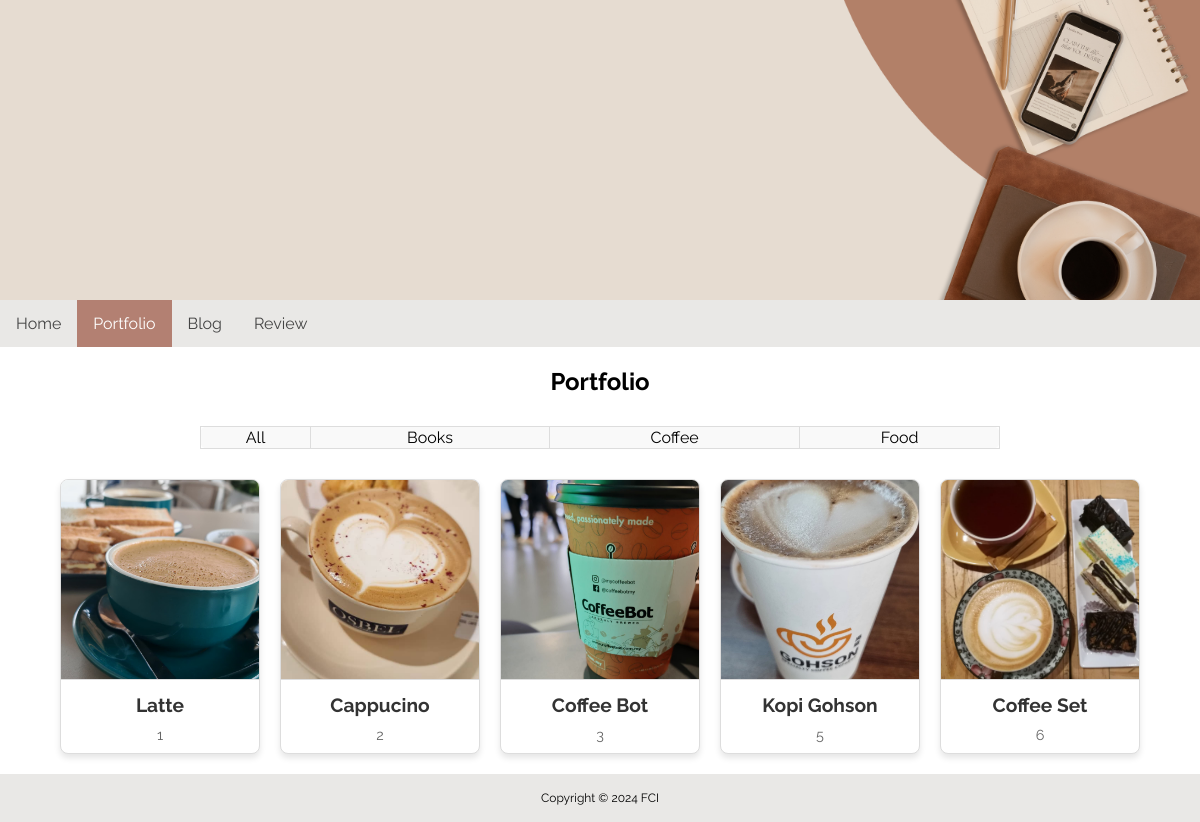
The app's page /portfolio.php?cat=2 with its own data.
### tables this page shows
CREATE TABLE `product` (
  `productID` int(11) NOT NULL,
  `productName` varchar(100) NOT NULL,
  `productImg` varchar(100) NOT NULL,
  `categoryID` int(11) NOT NULL,
  `productQty` int(11) NOT NULL,
  `productPrice` decimal(8,2) NOT NULL
);

### portfolio.php (the view, shortened to what this page needs)
<?php
include("config/config.php");
if(isset($_GET['cat']) && ($_GET['cat']!= '0')){
	$categoryID = $_GET['cat'];
	$sql_product = "SELECT * FROM product WHERE categoryID = $categoryID";
}
else {
$sql_product = "SELECT * FROM product";
}
$result = mysqli_query($conn, $sql_product);
$rowcount = mysqli_num_rows($result);
?>
<!DOCTYPE html>
<html lang="en">
<head>
	<link rel="stylesheet" href="css/newstyle.css">
	<link rel="stylesheet" href="https://cdnjs.cloudflare.com/ajax/libs/font-awesome/4.7.0/css/font-awesome.min.css">
</head>
<body>
  <header>
    <img class="image" src="img/banner.png">
	</header>
	<div class="container">
    <?php
            include("includes/topNav.php");
    ?>
  <main>
    <h2 style="text-align: center;">Portfolio</h2>
    <div class="section">
      <table border="1" align="center">
        <tr>
          <td>All</a></td>
          <td>Books</a></td>
          <td>Coffee</a></td>
          <td>Food</a></td>
        </tr>
      </table>
    </div>
    <div class="product-container">
        <?php
        if ($rowcount > 0) {
            while ($row = mysqli_fetch_assoc($result)) {
                echo '<div class="product-card">';
                echo '<img src="' . $row["productImg"] . '" alt="' . $row["productName"] . '">';
                echo '<h3>' . $row["productName"] . '</h3>';
                echo '<p>' . $row["productID"] . '</p>';
                echo '</div>';
            }
        } else {
            echo "No products found.";
        }
        ?>
    </div>
  </main>
  </div>
  <footer class="footer">
		<p>Copyright &copy; 2024 FCI</p>
	</footer>
</body>
</html>

### includes/topnav.php (shortened to what this page needs)
<nav class="topnav" id="myTopnav">
    <a href="index.php">Home</a>
    <a href="portfolio.php">Portfolio</a>
    <a href="blog.php">Blog</a>
    <a href="review.php">Review</a>
</nav>

### css/newstyle.css (style rules this page uses)
* { box-sizing: border-box; }
html, body { height: 100%; margin: 0; display: flex; flex-direction: column; font-family: "Raleway", sans-serif; background-color: #ffffff; }
.container { flex: 1; display: flex; flex-direction: column; }
.image { max-width: 100%; height: auto; border-style: none; vertical-align: middle; }
table { width: 90%; max-width: 800px; margin: 0 auto; border-collapse: collapse; text-align: center; padding: 20px; background-color: #f9f9f9; border: 1px solid #ddd; border-radius: 8px; }
.topnav { overflow: hidden; color: #444444; background-color: #e9e8e6; margin-top: 0; }
.topnav a { float: left; display: block; color: #444444; text-align: center; padding: 14px 16px; text-decoration: none; }
.topnav a.active { background-color: #b38072; color: white; }
.footer { background-color: #e9e8e6; color: black; text-align: center; font-size: 12px; padding: 5px; margin-top: auto; }
.section { padding: 10px; margin: auto; }

### portfolio.php (style rules this page uses)
.product-container { display: flex; flex-wrap: wrap; gap: 20px; justify-content: center; margin: 20px; }
.product-card { width: 200px; border: 1px solid #ddd; border-radius: 8px; overflow: hidden; box-shadow: 0 4px 6px rgba(0, 0, 0, 0.1); text-align: center; background-color: #fff; transition: transform 0.3s, box-shadow 0.3s; }
.product-card img { width: 100%; height: 200px; object-fit: cover; border-bottom: 1px solid #ddd; }
.product-card h3 { font-size: 1.2em; margin: 10px 0; color: #333; }
.product-card p { font-size: 0.9em; color: #666; margin: 0 10px 10px; }

### records on screen
product: productImg (picture), productName "Latte", productID "1"
product: productImg+productName (picture), productName "Cappucino", productID "2"
product: productImg (picture), productName "Coffee Bot", productID "3"
product: productImg (picture), productName "Kopi Gohson", productID "5"
product: productImg+productName (picture), productName "Coffee Set", productID "6"
